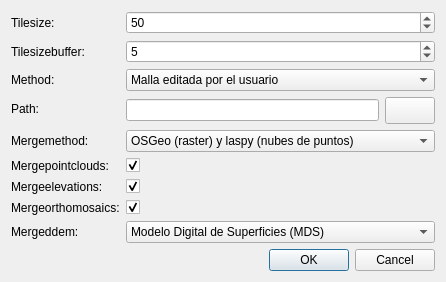
<?xml version="1.0" encoding="UTF-8"?>
<ui version="4.0">
 <class>SampleDialog</class>
 <widget class="QDialog" name="SampleDialog">
  <property name="geometry">
   <rect>
    <x>0</x>
    <y>0</y>
    <width>406</width>
    <height>174</height>
   </rect>
  </property>
  <property name="windowTitle">
   <string>SplitTile</string>
  </property>
  <layout class="QVBoxLayout" name="verticalLayout">
   <item>
      <layout class="QFormLayout" name="formLayout">
        <item row="0" column="0">
     <widget class="QLabel" name="label_TileSize">
          <property name="text">
          <string>Tilesize:</string>
          </property>
     </widget>
     </item>
<item row="0" column="1">
     
     <widget class="QSpinBox" name="TileSize">
          <property name="field_name" stdset="0">
               <string>TileSize</string>
          </property>
          <property name="key" stdset="0">
               <string>int</string>
          </property>
          <property name="prop_name" stdset="0">
               <string>value</string>
          </property> 
                      
                    <property name="minimum" stdset="0">
                        <number>10</number>
                    </property>
                            
                    <property name="maximum" stdset="0">
                        <number>1000</number>
                    </property>
                            
                    <property name="singleStep" stdset="0">
                        <number>10</number>
                    </property>
                            
                    <property name="toolTip" stdset="0">
                        <string>Tamanio de las celdas en metros (ej. 50)</string>
                    </property>
                   
          
        <property name="value">
            <number>50</number>
        </property>
        
     </widget>
     
</item>
  <item row="1" column="0">
     <widget class="QLabel" name="label_TileSizeBuffer">
          <property name="text">
          <string>Tilesizebuffer:</string>
          </property>
     </widget>
     </item>
<item row="1" column="1">
     
     <widget class="QSpinBox" name="TileSizeBuffer">
          <property name="field_name" stdset="0">
               <string>TileSizeBuffer</string>
          </property>
          <property name="key" stdset="0">
               <string>int</string>
          </property>
          <property name="prop_name" stdset="0">
               <string>value</string>
          </property> 
                      
                    <property name="minimum" stdset="0">
                        <number>1</number>
                    </property>
                            
                    <property name="maximum" stdset="0">
                        <number>100</number>
                    </property>
                            
                    <property name="singleStep" stdset="0">
                        <number>1</number>
                    </property>
                            
                    <property name="toolTip" stdset="0">
                        <string>Porcentaje de solape entre celdas (ej. 5)</string>
                    </property>
                   
          
        <property name="value">
            <number>5</number>
        </property>
        
     </widget>
     
</item>
  <item row="2" column="0">
     <widget class="QLabel" name="label_Method">
          <property name="text">
          <string>Method:</string>
          </property>
     </widget>
     </item>
<item row="2" column="1">
     
     <widget class="QComboBox" name="Method">
          <property name="field_name" stdset="0">
               <string>Method</string>
          </property>
          <property name="key" stdset="0">
               <string>combo</string>
          </property>
          <property name="prop_name" stdset="0">
               <string>currentIndex</string>
          </property> 
                      
                    <property name="toolTip" stdset="0">
                        <string>Definicion de la malla de celdas a procesar</string>
                    </property>
                   
          
            <item>
                <property name="text">
                <string>Malla editada por el usuario</string>
                </property>
                <property name="flags">
                    <set>ItemIsSelectable|ItemIsEditable|ItemIsDragEnabled|ItemIsUserCheckable|ItemIsEnabled</set>
                </property>
            </item>
            
            <item>
                <property name="text">
                <string>Automatico para toda la ROI o zona estereoscopica</string>
                </property>
                <property name="flags">
                    <set>ItemIsSelectable|ItemIsEditable|ItemIsDragEnabled|ItemIsUserCheckable|ItemIsEnabled</set>
                </property>
            </item>
            
     </widget>
     
</item>
  <item row="3" column="0">
     <widget class="QLabel" name="label_Path">
          <property name="text">
          <string>Path:</string>
          </property>
     </widget>
     </item>
<item row="3" column="1">
     <layout class="QHBoxLayout" name="horizontalLayout">
    <item>
     <widget class="QLineEdit" name="Path">
          <property name="field_name" stdset="0">
               <string>Path</string>
          </property>
          <property name="key" stdset="0">
               <string>file</string>
          </property>
          <property name="prop_name" stdset="0">
               <string>text</string>
          </property> 
                      
                    <property name="type" stdset="0">
                        <string>save</string>
                    </property>
                            
                    <property name="toolTip" stdset="0">
                        <string>Fichero de la malla editado por el usario</string>
                    </property>
                            
                    <property name="filters" stdset="0">
                        <string>*.gpkg</string>
                    </property>
                   
          
        <property name="text">
            <string></string>
        </property>
        
     </widget>
     </item>
<item>
    <widget class="QPushButton" name="fileWidgetButton_Path">
    <property name="sizePolicy">
    <sizepolicy hsizetype="Preferred" vsizetype="Fixed">
    <horstretch>0</horstretch>
    <verstretch>0</verstretch>
    </sizepolicy>
    </property>
    <property name="maximumSize">
    <size>
    <width>50</width>
    <height>16777215</height>
    </size>
    </property>
    <property name="font">
    <font>
    <pointsize>12</pointsize>
    <bold>true</bold>
    </font>
    </property>
    <property name="for_file_widget" stdset="0">
        <string>Path</string>
    </property>  
    </widget>
</item>
</layout>
</item>
  <item row="4" column="0">
     <widget class="QLabel" name="label_MergeMethod">
          <property name="text">
          <string>Mergemethod:</string>
          </property>
     </widget>
     </item>
<item row="4" column="1">
     
     <widget class="QComboBox" name="MergeMethod">
          <property name="field_name" stdset="0">
               <string>MergeMethod</string>
          </property>
          <property name="key" stdset="0">
               <string>combo</string>
          </property>
          <property name="prop_name" stdset="0">
               <string>currentIndex</string>
          </property> 
                      
                    <property name="toolTip" stdset="0">
                        <string>Estrategia de union de los productos resultantes</string>
                    </property>
                   
          
            <item>
                <property name="text">
                <string>OSGeo (raster) y laspy (nubes de puntos)</string>
                </property>
                <property name="flags">
                    <set>ItemIsSelectable|ItemIsEditable|ItemIsDragEnabled|ItemIsUserCheckable|ItemIsEnabled</set>
                </property>
            </item>
            
            <item>
                <property name="text">
                <string>Metashape</string>
                </property>
                <property name="flags">
                    <set>ItemIsSelectable|ItemIsEditable|ItemIsDragEnabled|ItemIsUserCheckable|ItemIsEnabled</set>
                </property>
            </item>
            
     </widget>
     
</item>
  <item row="5" column="0">
     <widget class="QLabel" name="label_MergePointClouds">
          <property name="text">
          <string>Mergepointclouds:</string>
          </property>
     </widget>
     </item>
<item row="5" column="1">
     
     <widget class="QCheckBox" name="MergePointClouds">
          <property name="field_name" stdset="0">
               <string>MergePointClouds</string>
          </property>
          <property name="key" stdset="0">
               <string>bool</string>
          </property>
          <property name="prop_name" stdset="0">
               <string>checked</string>
          </property> 
                      
                    <property name="toolTip" stdset="0">
                        <string>Unir nubes de puntos</string>
                    </property>
                   
          
        <property name="checked">
            <bool>true</bool>
        </property>
        
     </widget>
     
</item>
  <item row="6" column="0">
     <widget class="QLabel" name="label_MergeElevations">
          <property name="text">
          <string>Mergeelevations:</string>
          </property>
     </widget>
     </item>
<item row="6" column="1">
     
     <widget class="QCheckBox" name="MergeElevations">
          <property name="field_name" stdset="0">
               <string>MergeElevations</string>
          </property>
          <property name="key" stdset="0">
               <string>bool</string>
          </property>
          <property name="prop_name" stdset="0">
               <string>checked</string>
          </property> 
                      
                    <property name="toolTip" stdset="0">
                        <string>Unir MDEs</string>
                    </property>
                   
          
        <property name="checked">
            <bool>true</bool>
        </property>
        
     </widget>
     
</item>
  <item row="7" column="0">
     <widget class="QLabel" name="label_MergeOrthomosaics">
          <property name="text">
          <string>Mergeorthomosaics:</string>
          </property>
     </widget>
     </item>
<item row="7" column="1">
     
     <widget class="QCheckBox" name="MergeOrthomosaics">
          <property name="field_name" stdset="0">
               <string>MergeOrthomosaics</string>
          </property>
          <property name="key" stdset="0">
               <string>bool</string>
          </property>
          <property name="prop_name" stdset="0">
               <string>checked</string>
          </property> 
                      
                    <property name="toolTip" stdset="0">
                        <string>Unir ortomosaicos</string>
                    </property>
                   
          
        <property name="checked">
            <bool>true</bool>
        </property>
        
     </widget>
     
</item>
  <item row="8" column="0">
     <widget class="QLabel" name="label_MergedDEM">
          <property name="text">
          <string>Mergeddem:</string>
          </property>
     </widget>
     </item>
<item row="8" column="1">
     
     <widget class="QComboBox" name="MergedDEM">
          <property name="field_name" stdset="0">
               <string>MergedDEM</string>
          </property>
          <property name="key" stdset="0">
               <string>combo</string>
          </property>
          <property name="prop_name" stdset="0">
               <string>currentIndex</string>
          </property> 
                      
                    <property name="toolTip" stdset="0">
                        <string>Tipo de MDE a unir</string>
                    </property>
                   
          
            <item>
                <property name="text">
                <string>Modelo Digital de Superficies (MDS)</string>
                </property>
                <property name="flags">
                    <set>ItemIsSelectable|ItemIsEditable|ItemIsDragEnabled|ItemIsUserCheckable|ItemIsEnabled</set>
                </property>
            </item>
            
            <item>
                <property name="text">
                <string>Modelo Digital del Terreno (MDT)</string>
                </property>
                <property name="flags">
                    <set>ItemIsSelectable|ItemIsEditable|ItemIsDragEnabled|ItemIsUserCheckable|ItemIsEnabled</set>
                </property>
            </item>
            
     </widget>
     
</item>
  
      </layout>
   </item>
   <item>
    <widget class="QDialogButtonBox" name="buttonBox">
     <property name="standardButtons">
      <set>QDialogButtonBox::Cancel|QDialogButtonBox::Ok</set>
     </property>
    </widget>
   </item>
  </layout>
 </widget>
 <resources/>
 <connections>
  <connection>
   <sender>buttonBox</sender>
   <signal>rejected()</signal>
   <receiver>SampleDialog</receiver>
   <slot>reject()</slot>
  </connection>
  <connection>
   <sender>buttonBox</sender>
   <signal>accepted()</signal>
   <receiver>SampleDialog</receiver>
   <slot>accept()</slot>
  </connection>
  
 </connections>
  <slots>
    <slot>listAddButtonClicked()</slot>
    <slot>fileWidgetButtonClicked()</slot>
    <slot>imageWidgetRemoveButtonClicked()</slot>
    <slot>imageWidgetChangeButtonClicked()</slot>
    <slot>imagesWidgetChangeDirectoryButtonClicked()</slot>
    <slot>listDeleteButtonClicked()</slot>
    <slot>objectDetailButtonClicked()</slot>
    <slot>tableAddButtonClicked()</slot>
    <slot>tableDeleteButtonClicked()</slot>
    <slot>simpleGridFirstPageButtonClicked()</slot>
    <slot>simpleGridPreviousPageButtonClicked()</slot>
    <slot>simpleGridNextPageButtonClicked()</slot>
    <slot>simpleGridLastPageButtonClicked()</slot>
    <slot>simpleGridPageCountComboChanged()</slot>


 </slots>
</ui>
